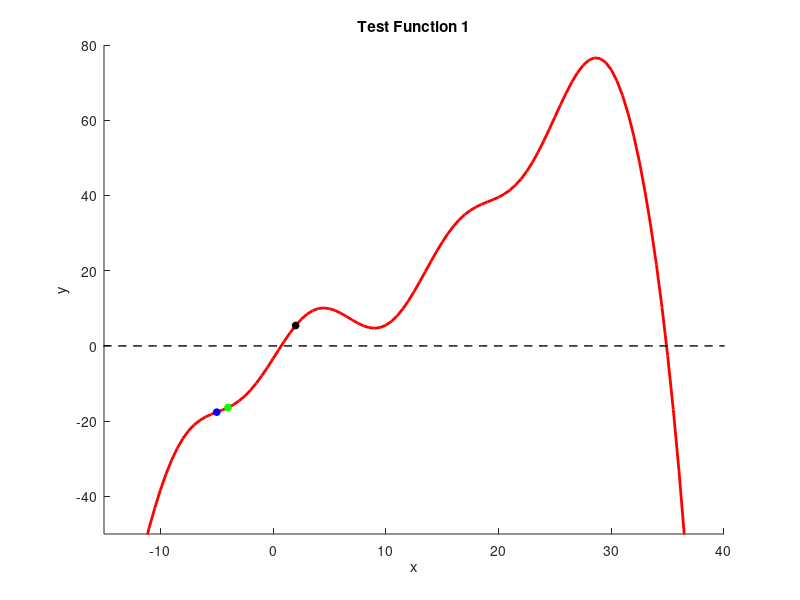

Recreate this plot in MATLAB.
%template for testing your basic root finding implementations
function basic_solver_with_tests_template()
    xvals = linspace(-50,50,201);
    [yvals,~] = test_func01(xvals);

    hold on
    axis([-15,40,-50,80]);
    plot(xvals,yvals,'r','linewidth',2);
    plot(xvals,0*xvals,'k--','linewidth',1);
    xlabel('x'); ylabel('y'); title('Test Function 1');

    % %Newton's method example test
    % x0_guess = 2;
    % plot(x0_guess,test_func01(x0_guess),'bo','markerfacecolor','b','markersize',5);
    % 
    % x_sol = newton_solver(@test_func01,x0_guess);
    % plot(x_sol,test_func01(x_sol),'go','markerfacecolor','g','markersize',5);
    

    %Secant method example test
    % x0_guess = -5;
    % x1_guess = 2;
    % plot(x0_guess,test_func01(x0_guess),'bo','markerfacecolor','b','markersize',5);
    % plot(x1_guess,test_func01(x1_guess),'ko','markerfacecolor','k','markersize',5);
    % 
    % x_sol = secant_solver(@test_func01,x0_guess,x1_guess);
    % plot(x_sol,test_func01(x_sol),'go','markerfacecolor','g','markersize',5);

    
    %Bisection method example test
    x_left = -5;
    x_right = 2;
    plot(x_left,test_func01(x_left),'bo','markerfacecolor','b','markersize',5);
    plot(x_right,test_func01(x_right),'ko','markerfacecolor','k','markersize',5);

    x_sol = bisection_solver(@test_func01,x_left,x_right);
    plot(x_sol,test_func01(x_sol),'go','markerfacecolor','g','markersize',5);
end


%Definition of the test function and its derivative (as a single function):
%This definition uses the function keyword
%when passing this function as an argument to a solver,
%you'll need to use the handle operator
%ex. solver(@test_func01,x_guess)
function [fval,dfdx] = test_func01(x)
    fval = (x.^3)/100 - (x.^2)/8 + 2*x + 6*sin(x/2+6) -.7 - exp(x/6);
    dfdx = 3*(x.^2)/100 - 2*x/8 + 2 +(6/2)*cos(x/2+6) - exp(x/6)/6;
end


function x = bisection_solver(fun,x_left,x_right)
    x = x_left+1; %this is just dummy code. replace this with your code
end

%Note that fun(x) should output [f,dfdx], where dfdx is the derivative of f
function x = newton_solver(fun,x0)
    x = x0+1; %this is just dummy code. replace this with your code
end

function x = secant_solver(fun,x0, x1)
    x = x0+1; %this is just dummy code. replace this with your code
end
